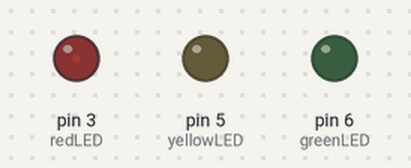
A sketch run on a simulated Arduino Uno, built with avr-gcc and run on an emulated ATmega328P. Shown: output pins drawn as LEDs (lit = HIGH).

Above: at 0.05 s.
At 0.6 s:
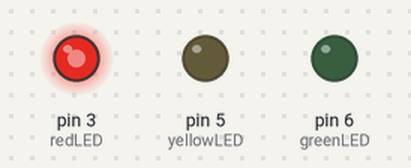
At 1.15 s:
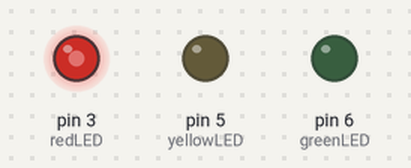
At 2.3 s:
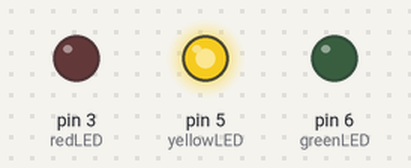
At 3.5 s:
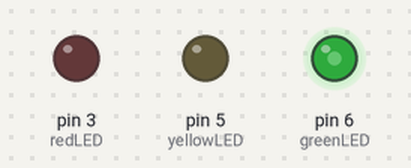
At 4.6 s:
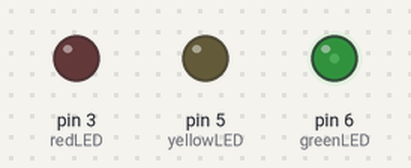
Timing chart, 0 to 6.2 s (numbered marks = the images above):
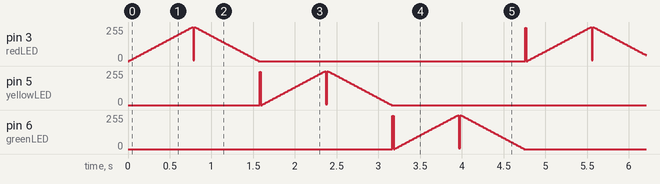

Measured:
- by itself, pin 3 (redLED), pin 5 (yellowLED), pin 6 (greenLED): moves between 0/255 and 255/255, repeating every 4.8 s

The sketch:

alternating-led.ino
```cpp
// Name: Mark Katigbak
// Connect 3 LEDs and make them to work one after the other using while loop

const int redLED = 3;
const int yellowLED = 5;
const int greenLED = 6;
const int fadeSpeed = 5;
int brightness = 0;

void setup() {
  pinMode(redLED, OUTPUT);
  pinMode(yellowLED, OUTPUT);
  pinMode(greenLED, OUTPUT);
}

void loop() {
  fadeLED(redLED);
  fadeLED(yellowLED);
  fadeLED(greenLED);
}

void fadeLED(int colorLED) {
  while(brightness <= 255) {
    analogWrite(colorLED, brightness);
    brightness += fadeSpeed;
    delay(15);
  }

  while(brightness >= 0) {
    analogWrite(colorLED, brightness);
    brightness -= fadeSpeed;
    delay(15);
  }
}
```
